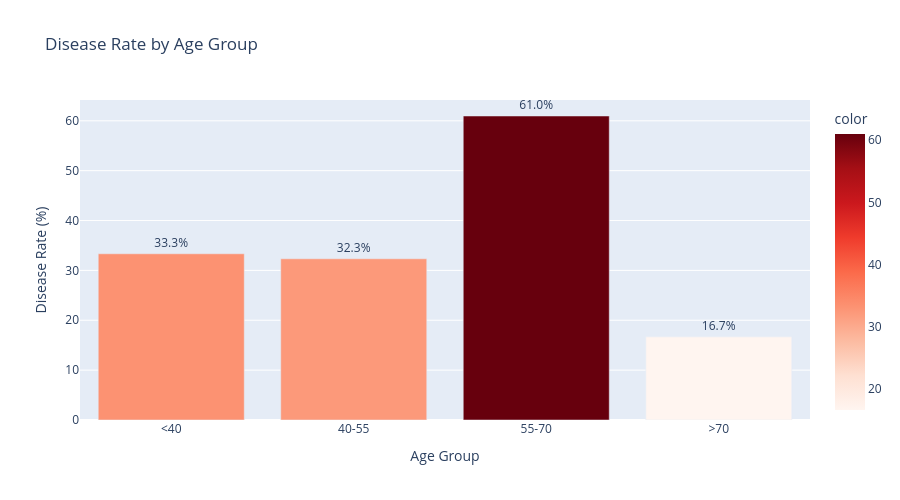

Here is the notebook cell this chart was saved with:
### Code cell
# Visualize disease rate by age group
fig = px.bar(
    x=age_disease.index.astype(str),
    y=age_disease['disease_rate_%'],
    title='Disease Rate by Age Group',
    labels={'x': 'Age Group', 'y': 'Disease Rate (%)'},
    color=age_disease['disease_rate_%'],
    color_continuous_scale='Reds',
    text=age_disease['disease_rate_%']
)
fig.update_traces(texttemplate='%{text:.1f}%', textposition='outside')
fig.update_layout(height=500, showlegend=False)
fig.show()

# Remove the age_group column (was just for analysis)
df.drop(columns='age_group', inplace=True)

### Figure 1 — Plotly figure (JSON) as saved in the notebook; plotly's stock layout.template omitted (floating-point values rounded to 4 significant figures)
{"data": [{"hovertemplate": "Age Group=%{x}<br>Disease Rate (%)=%{y}<br>text=%{text}<br>color=%{marker.color}<extra></extra>", "legendgroup": "", "marker": {"color": [33.33, 32.33, 60.96, 16.67], "coloraxis": "coloraxis", "pattern": {"shape": ""}}, "name": "", "orientation": "v", "showlegend": false, "text": [33.33, 32.33, 60.96, 16.67], "textposition": "outside", "texttemplate": "%{text:.1f}%", "type": "bar", "x": ["<40", "40-55", "55-70", ">70"], "xaxis": "x", "y": [33.33, 32.33, 60.96, 16.67], "yaxis": "y"}], "layout": {"barmode": "relative", "coloraxis": {"colorbar": {"title": {"text": "color"}}, "colorscale": [[0, "rgb(255,245,240)"], [0.125, "rgb(254,224,210)"], [0.25, "rgb(252,187,161)"], [0.375, "rgb(252,146,114)"], [0.5, "rgb(251,106,74)"], [0.625, "rgb(239,59,44)"], [0.75, "rgb(203,24,29)"], [0.875, "rgb(165,15,21)"], [1, "rgb(103,0,13)"]]}, "height": 500, "legend": {"tracegroupgap": 0}, "showlegend": false, "title": {"text": "Disease Rate by Age Group"}, "xaxis": {"anchor": "y", "domain": [0, 1], "title": {"text": "Age Group"}}, "yaxis": {"anchor": "x", "domain": [0, 1], "title": {"text": "Disease Rate (%)"}}}}
